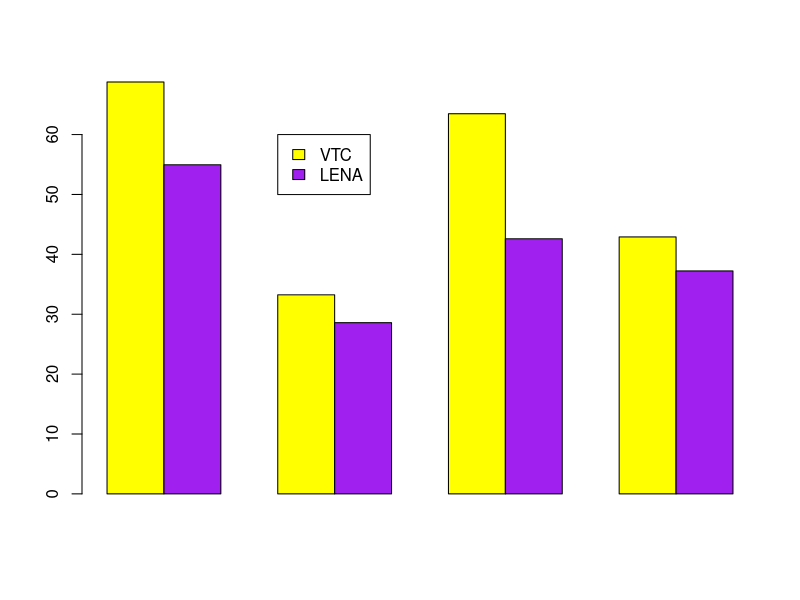
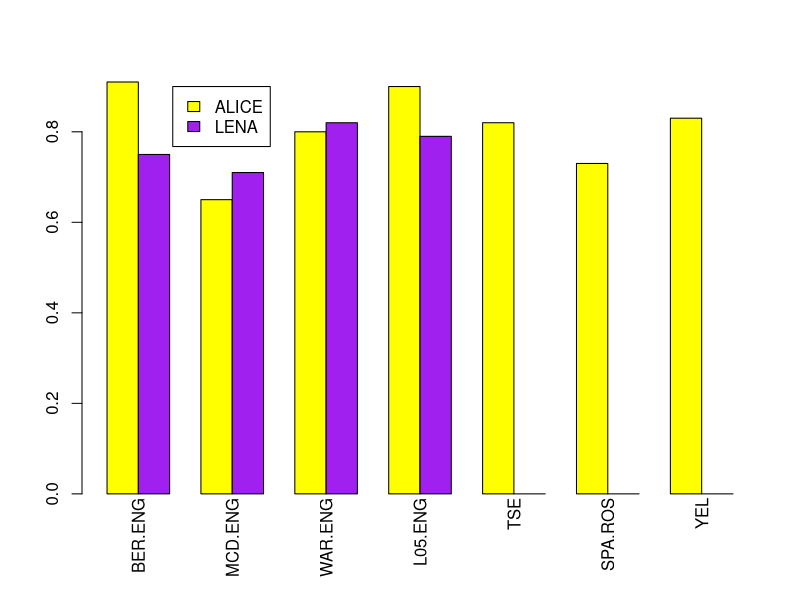

Write R code to recreate these figures, in order.
## ---- chunk 1

tabLENA=NULL
tabLENA$precision<-c(60.91, 27.34, 63.87, 43.57)
tabLENA$recall<-c(50.07, 29.97, 31.96, 32.5)
tabLENA$fscore<-c(54.96, 28.59, 42.60, 37.23)
tabLENA=data.frame(tabLENA) 
rownames(tabLENA)<-c("CHI", "OCH", "FEM", "MAL")

library(kableExtra)
kable(tabLENA,  col.name=c("Precision", "Recall", "Fscore"), align=c( "c", "c", "c"))


## ---- chunk 2

tab=NULL
tab$precision<-c(62.37, 46.77, 70.30, 39.52)
tab$recall<-c(76.67, 25.78, 57.87, 46.92)
tab$fscore<-c(68.78, 33.24, 63.48, 42.91)
tab=data.frame(tab) 
rownames(tab)<-c("CHI", "OCH", "FEM", "MAL")

library(kableExtra)
kable(tab,  col.name=c("Precision", "Recall", "Fscore"), align=c( "c", "c", "c"))

## ---- chunk 3
data=rbind(tab$fscore,
           tabLENA$fscore)

rownames(data)<-c("VTC", "LENA")
#data

barplot(data,
        col = c("yellow", "purple"),
        beside = TRUE)

legend(4,60,
       legend=c("VTC", "LENA"),
       fill=c("yellow", "purple"))
## ---- chunk 4

tab=NULL
tab$precision<-c(81.69, 18.78, 77.94, 37.82)
tab$recall<-c(73.48, 40.45, 87.40, 47.86)
tab$fscore<-c(77.37, 25.65, 82.40, 42.25)
tab=data.frame(tab) 
rownames(tab)<-c("CHI", "OCH", "FEM", "MAL")

library(kableExtra)
kable(tab,  col.name=c("Precision", "Recall", "Fscore"), align=c( "c", "c", "c"))

## ---- chunk 5

data <- as.matrix(data.frame("BER ENG" = c (0.91, 0.75),
                             "MCD ENG" = c (0.65, 0.71),
                             "WAR ENG" = c (0.8, 0.82),
                             "L05 ENG" = c (0.9, 0.79),
                             "TSE" = c (0.82, 0),
                             "SPA ROS" = c (0.73, 0),
                             "YEL" = c (0.83, 0)))

rownames(data)<-c("ALICE", "LENA")
#data  

x<-barplot(data,
        col = c("yellow", "purple"),
        beside = TRUE,xaxt="n")
x_avg=colMeans(x)
labs <- paste(colnames(data))
mtext(labs, side = 1, line = 0, at=x_avg, las=2)


legend(3.1,.9,
       legend=c("ALICE", "LENA"),
       fill=c("yellow", "purple"))
